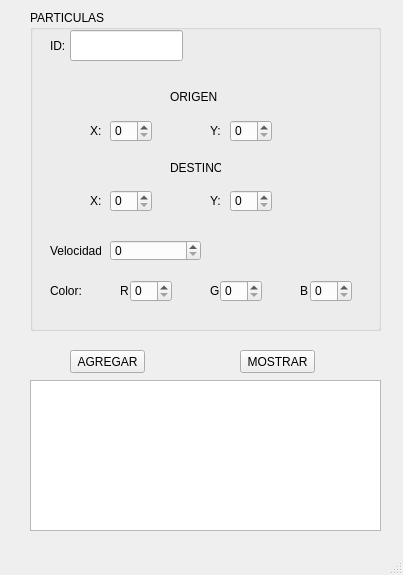
<?xml version="1.0" encoding="UTF-8"?>
<ui version="4.0">
 <class>MainWindow</class>
 <widget class="QMainWindow" name="MainWindow">
  <property name="geometry">
   <rect>
    <x>0</x>
    <y>0</y>
    <width>403</width>
    <height>575</height>
   </rect>
  </property>
  <property name="windowTitle">
   <string>Particulas</string>
  </property>
  <widget class="QWidget" name="centralwidget">
   <widget class="QLabel" name="label">
    <property name="geometry">
     <rect>
      <x>50</x>
      <y>30</y>
      <width>51</width>
      <height>31</height>
     </rect>
    </property>
    <property name="text">
     <string>ID:</string>
    </property>
   </widget>
   <widget class="QLabel" name="label_2">
    <property name="geometry">
     <rect>
      <x>170</x>
      <y>90</y>
      <width>47</width>
      <height>13</height>
     </rect>
    </property>
    <property name="text">
     <string>ORIGEN</string>
    </property>
   </widget>
   <widget class="QLabel" name="label_3">
    <property name="geometry">
     <rect>
      <x>170</x>
      <y>160</y>
      <width>51</width>
      <height>16</height>
     </rect>
    </property>
    <property name="text">
     <string>DESTINO</string>
    </property>
   </widget>
   <widget class="QLabel" name="label_4">
    <property name="geometry">
     <rect>
      <x>50</x>
      <y>240</y>
      <width>51</width>
      <height>21</height>
     </rect>
    </property>
    <property name="text">
     <string>Velocidad:</string>
    </property>
   </widget>
   <widget class="QLabel" name="label_5">
    <property name="geometry">
     <rect>
      <x>50</x>
      <y>280</y>
      <width>51</width>
      <height>21</height>
     </rect>
    </property>
    <property name="text">
     <string>Color:</string>
    </property>
   </widget>
   <widget class="QSpinBox" name="spinBox">
    <property name="geometry">
     <rect>
      <x>110</x>
      <y>120</y>
      <width>42</width>
      <height>22</height>
     </rect>
    </property>
   </widget>
   <widget class="QSpinBox" name="spinBox_2">
    <property name="geometry">
     <rect>
      <x>230</x>
      <y>120</y>
      <width>42</width>
      <height>22</height>
     </rect>
    </property>
   </widget>
   <widget class="QSpinBox" name="spinBox_3">
    <property name="geometry">
     <rect>
      <x>110</x>
      <y>190</y>
      <width>42</width>
      <height>22</height>
     </rect>
    </property>
   </widget>
   <widget class="QSpinBox" name="spinBox_4">
    <property name="geometry">
     <rect>
      <x>230</x>
      <y>190</y>
      <width>42</width>
      <height>22</height>
     </rect>
    </property>
   </widget>
   <widget class="QLabel" name="label_6">
    <property name="geometry">
     <rect>
      <x>90</x>
      <y>120</y>
      <width>41</width>
      <height>21</height>
     </rect>
    </property>
    <property name="text">
     <string>X:</string>
    </property>
   </widget>
   <widget class="QLabel" name="label_7">
    <property name="geometry">
     <rect>
      <x>210</x>
      <y>120</y>
      <width>51</width>
      <height>21</height>
     </rect>
    </property>
    <property name="text">
     <string>Y:</string>
    </property>
   </widget>
   <widget class="QLabel" name="label_8">
    <property name="geometry">
     <rect>
      <x>90</x>
      <y>190</y>
      <width>51</width>
      <height>21</height>
     </rect>
    </property>
    <property name="text">
     <string>X:</string>
    </property>
   </widget>
   <widget class="QLabel" name="label_9">
    <property name="geometry">
     <rect>
      <x>210</x>
      <y>190</y>
      <width>51</width>
      <height>21</height>
     </rect>
    </property>
    <property name="text">
     <string>Y:</string>
    </property>
   </widget>
   <widget class="QSpinBox" name="spinBox_5">
    <property name="geometry">
     <rect>
      <x>110</x>
      <y>240</y>
      <width>91</width>
      <height>21</height>
     </rect>
    </property>
   </widget>
   <widget class="QSpinBox" name="spinBox_6">
    <property name="geometry">
     <rect>
      <x>130</x>
      <y>280</y>
      <width>42</width>
      <height>22</height>
     </rect>
    </property>
   </widget>
   <widget class="QSpinBox" name="spinBox_7">
    <property name="geometry">
     <rect>
      <x>220</x>
      <y>280</y>
      <width>42</width>
      <height>22</height>
     </rect>
    </property>
   </widget>
   <widget class="QSpinBox" name="spinBox_8">
    <property name="geometry">
     <rect>
      <x>310</x>
      <y>280</y>
      <width>42</width>
      <height>22</height>
     </rect>
    </property>
   </widget>
   <widget class="QLabel" name="label_10">
    <property name="geometry">
     <rect>
      <x>120</x>
      <y>280</y>
      <width>51</width>
      <height>21</height>
     </rect>
    </property>
    <property name="text">
     <string>R</string>
    </property>
   </widget>
   <widget class="QLabel" name="label_11">
    <property name="geometry">
     <rect>
      <x>210</x>
      <y>280</y>
      <width>51</width>
      <height>21</height>
     </rect>
    </property>
    <property name="text">
     <string>G</string>
    </property>
   </widget>
   <widget class="QLabel" name="label_12">
    <property name="geometry">
     <rect>
      <x>300</x>
      <y>280</y>
      <width>51</width>
      <height>21</height>
     </rect>
    </property>
    <property name="text">
     <string>B</string>
    </property>
   </widget>
   <widget class="QGroupBox" name="groupBox">
    <property name="geometry">
     <rect>
      <x>30</x>
      <y>10</y>
      <width>351</width>
      <height>321</height>
     </rect>
    </property>
    <property name="title">
     <string>PARTICULAS</string>
    </property>
    <widget class="QLineEdit" name="lineEdit">
     <property name="geometry">
      <rect>
       <x>40</x>
       <y>20</y>
       <width>113</width>
       <height>31</height>
      </rect>
     </property>
    </widget>
   </widget>
   <widget class="QPushButton" name="pushButton">
    <property name="geometry">
     <rect>
      <x>70</x>
      <y>350</y>
      <width>75</width>
      <height>23</height>
     </rect>
    </property>
    <property name="text">
     <string>AGREGAR</string>
    </property>
   </widget>
   <widget class="QPushButton" name="pushButton_2">
    <property name="geometry">
     <rect>
      <x>240</x>
      <y>350</y>
      <width>75</width>
      <height>23</height>
     </rect>
    </property>
    <property name="text">
     <string>MOSTRAR</string>
    </property>
   </widget>
   <widget class="QPlainTextEdit" name="plainTextEdit_2">
    <property name="geometry">
     <rect>
      <x>30</x>
      <y>380</y>
      <width>351</width>
      <height>151</height>
     </rect>
    </property>
   </widget>
  </widget>
  <widget class="QMenuBar" name="menubar">
   <property name="geometry">
    <rect>
     <x>0</x>
     <y>0</y>
     <width>403</width>
     <height>21</height>
    </rect>
   </property>
  </widget>
  <widget class="QStatusBar" name="statusbar"/>
 </widget>
 <resources/>
 <connections/>
</ui>
